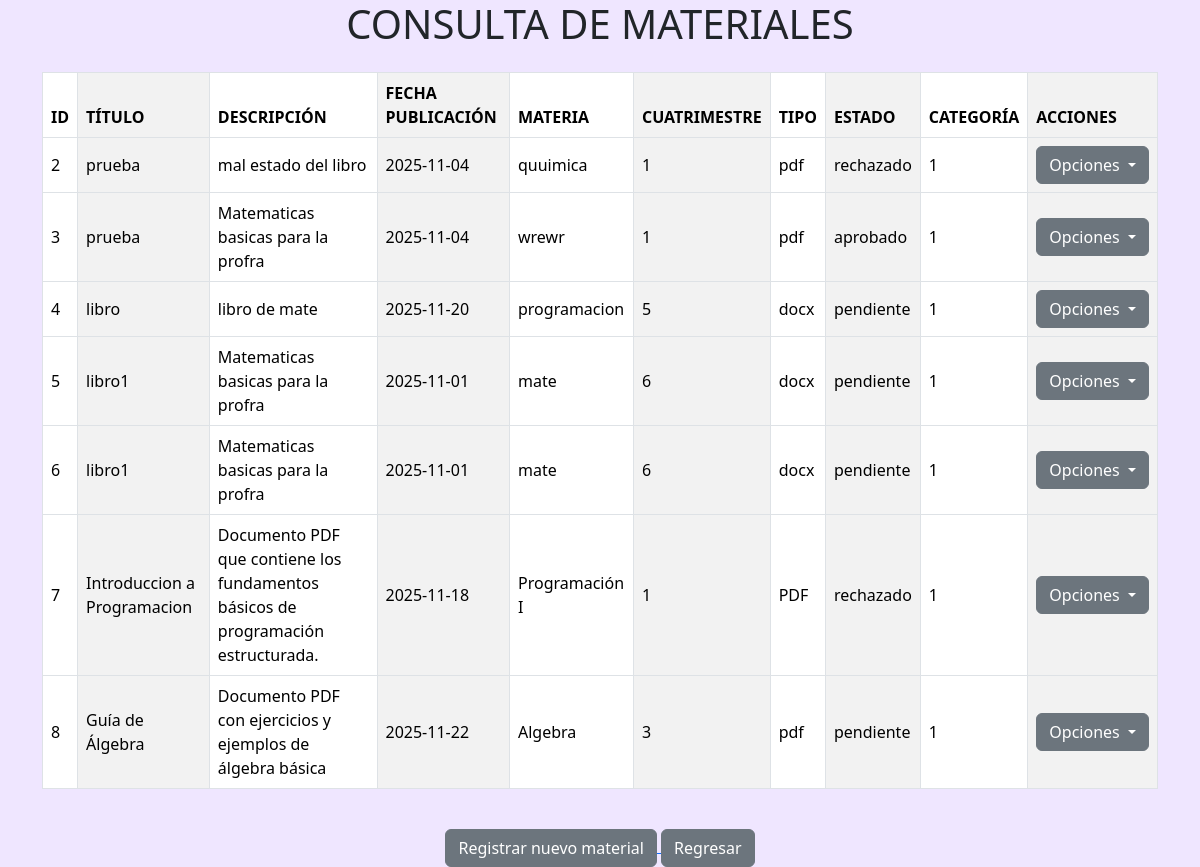
The page /MVC/index.php?action=consult_mate (signed in) on the database its author committed.
### tables this page shows
CREATE TABLE `material` (
  `idMaterial` int(11) NOT NULL,
  `titulo` varchar(256) NOT NULL,
  `descripcion` text DEFAULT NULL,
  `fechaPublicacion` date NOT NULL,
  `materia` varchar(256) NOT NULL,
  `cuatrimestre` int(11) NOT NULL,
  `tipo` varchar(256) NOT NULL,
  `archivo` varchar(255) NOT NULL,
  `estado` varchar(256) NOT NULL,
  `idCategoria` int(11) NOT NULL
);

### MVC/app/controllers/UserController_mate.php (called while the page is built, shortened)
<?php
include_once 'app/models/UserModel_mate.php';
class UserController_mate {
    private $model;
    public function __construct($connection) {
        $this->model = new UserModel_mate($connection);
    }
    public function consultarMate() {
        $materiales = $this->model->consultarMate();
        include "app/views/consulta_mate.php";
    }
}

### MVC/app/models/UserModel_mate.php (called while the page is built, shortened)
<?php
class UserModel_mate {
    private $connection;
    public function __construct($connection) {
        $this->connection = $connection;
    }
    public function consultarMate() {
        $sql = "SELECT * FROM material";
        $result = $this->connection->query($sql);
        return $result;
    }
}

### MVC/app/views/consulta_mate.php (the view, shortened to what this page needs)
<!DOCTYPE html>
<html lang="es">
<head>
    <link href="https://cdn.jsdelivr.net/npm/bootstrap@5.3.8/dist/css/bootstrap.min.css" rel="stylesheet">
    <link rel="stylesheet" href="/inicio_sesion/MVC/public/css/consult.css?v=<?php echo time();  ?>">
</head>
<body>
    <center><h1>CONSULTA DE MATERIALES</h1></center>
    <div class="container mt-4">
        <div class="table-responsive">
            <table class="table table-striped-columns table-bordered align-middle">
                <thead>
                    <tr>
                        <th>ID</th>
                        <th>TÍTULO</th>
                        <th>DESCRIPCIÓN</th>
                        <th>FECHA PUBLICACIÓN</th>
                        <th>MATERIA</th>
                        <th>CUATRIMESTRE</th>
                        <th>TIPO</th>
                        <th>ESTADO</th>
                        <th>CATEGORÍA</th>
                        <th>ACCIONES</th>
                    </tr>
                </thead>
                <tbody>
                    <?php
                        while ($row = $materiales->fetch_assoc()) {
                    ?>
                    <tr>
                        <td><?php echo $row['idMaterial']; ?></td>
                        <td><?php echo $row['titulo']; ?></td>
                        <td><?php echo $row['descripcion']; ?></td>
                        <td><?php echo $row['fechaPublicacion']; ?></td>
                        <td><?php echo $row['materia']; ?></td>
                        <td><?php echo $row['cuatrimestre']; ?></td>
                        <td><?php echo $row['tipo']; ?></td>
                        <td><?php echo $row['estado']; ?></td>
                        <td><?php echo $row['idCategoria']; ?></td>
                        <td>
                            <div class="dropdown">
                                <button class="btn btn-secondary dropdown-toggle" type="button" data-bs-toggle="dropdown" aria-expanded="false">
                                    Opciones
                                </button>
                </div>
                        </td>
                    </tr>
                    <?php
                        }
                    ?>
                </tbody>
            </table>
        </div>
    </div>
    <br>
    <center>
        <a href="index.php?action=insert_mate">
            <button class="btn btn-secondary">Registrar nuevo material</button>
        </a>
        <a href="javascript:history.back()">
            <button class="btn btn-secondary">Regresar</button>
        </a>
    </center>
</body>
</html>

### MVC/public/css/consult.css (style rules this page uses)
body { background-color: rgba(106, 13, 255, 0.10); min-height: 100vh; margin: 0; padding: 0; }

### rows shown on the page
material: idMaterial "2", titulo "prueba", descripcion "mal estado del libro", fechaPublicacion "2025-11-04", materia "quuimica", cuatrimestre "1", tipo "pdf", estado "rechazado", idCategoria "1"
material: idMaterial "3", titulo "prueba", descripcion "Matematicas basicas para la profra", fechaPublicacion "2025-11-04", materia "wrewr", cuatrimestre "1", tipo "pdf", estado "aprobado", idCategoria "1"
material: idMaterial "4", titulo "libro", descripcion "libro de mate", fechaPublicacion "2025-11-20", materia "programacion", cuatrimestre "5", tipo "docx", estado "pendiente", idCategoria "1"
material: idMaterial "5", titulo "libro1", descripcion "Matematicas basicas para la profra", fechaPublicacion "2025-11-01", materia "mate", cuatrimestre "6", tipo "docx", estado "pendiente", idCategoria "1"
material: idMaterial "6", titulo "libro1", descripcion "Matematicas basicas para la profra", fechaPublicacion "2025-11-01", materia "mate", cuatrimestre "6", tipo "docx", estado "pendiente", idCategoria "1"
material: idMaterial "7", titulo "Introduccion a Programacion", descripcion "Documento PDF que contiene los fundamentos básicos de programación estructurada.", fechaPublicacion "2025-11-18", materia "Programación I", cuatrimestre "1", tipo "PDF", estado "rechazado", idCategoria "1"
material: idMaterial "8", titulo "Guía de Álgebra", descripcion "Documento PDF con ejercicios y ejemplos de álgebra básica", fechaPublicacion "2025-11-22", materia "Algebra", cuatrimestre "3", tipo "pdf", estado "pendiente", idCategoria "1"
